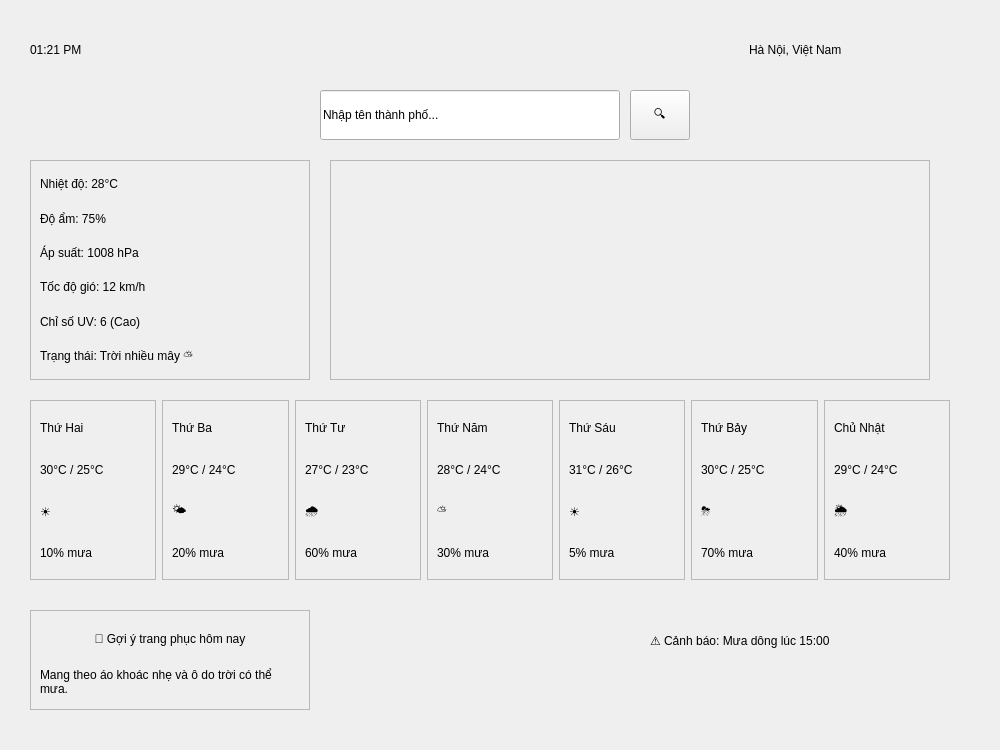
<?xml version="1.0" encoding="UTF-8"?>
<ui version="4.0">
 <class>WeatherApp</class>
 <widget class="QMainWindow" name="WeatherApp">
  <property name="geometry">
   <rect>
    <x>0</x>
    <y>0</y>
    <width>1000</width>
    <height>750</height>
   </rect>
  </property>
  <property name="windowTitle">
   <string>Dự báo thời tiết</string>
  </property>
  <property name="styleSheet">
   <string notr="true">/* 🌿 Nền màu xanh-xám nhẹ */
    QWidget {
        font-family: Arial, sans-serif;
        font-size: 14px;
        background: qlineargradient(x1:0, y1:0, x2:1, y2:1, 
                    stop:0 #E0EAFC, stop:1 #CFDEF3); /* Gradient xanh-xám nhẹ */
    }

    QLabel {
        padding: 4px;
    }

    /* 🕒 Thời gian &amp; Địa điểm - làm nổi bật hơn */
    QLabel#label_time, QLabel#label_location {
        font-size: 22px;
        font-weight: bold;
        color: #ffffff;
        background-color: rgba(0, 0, 0, 0.5); /* Nền trong suốt nhẹ */
        border-radius: 10px;
        padding: 12px;
        text-align: center;
    }

    /* 🔍 Ô tìm kiếm */
    QLineEdit#lineEdit_city_search {
        font-size: 18px;
        padding: 10px;
        border: 2px solid #4A90E2;
        border-radius: 25px;
        background-color: rgba(255, 255, 255, 0.9);
        color: #333;
    }

    /* Căn giữa placeholder */
    QLineEdit#lineEdit_city_search::placeholder {
        text-align: center;
        font-style: italic;
        color: #666;
    }

    /* 🎯 Nút tìm kiếm */
    QPushButton#btn_search {
        background-color: #4A90E2;
        color: white;
        font-size: 18px;
        font-weight: bold;
        border-radius: 25px;
        padding: 8px;
    }

    QPushButton#btn_search:hover {
        background-color: #357ABD;
    }

    /* 🌤 Khung dự báo thời tiết */
    QFrame#forecast_container {
        max-width: 920px;
        min-height: 180px;
        padding: 5px;
    }

    QFrame#forecast_container &gt; QFrame {
        min-width: 130px;
        max-width: 140px;
        min-height: 180px;
        margin: 8px;
        padding: 10px;
        background: rgba(255, 255, 255, 0.95);
        border: 2px solid #4A90E2;
        border-radius: 12px;
        text-align: center;
        box-shadow: 2px 2px 8px rgba(0, 0, 0, 0.15);
    }

    QLabel#label_day1, QLabel#label_day2, QLabel#label_day3,
    QLabel#label_day4, QLabel#label_day5, QLabel#label_day6, QLabel#label_day7 {
        font-weight: bold;
        font-size: 16px;
        text-align: center;
        color: #4A90E2;
    }

    QLabel#label_temp1, QLabel#label_temp2, QLabel#label_temp3,
    QLabel#label_temp4, QLabel#label_temp5, QLabel#label_temp6, QLabel#label_temp7 {
        font-size: 14px;
        color: #333;
    }

    QLabel#label_rain1, QLabel#label_rain2, QLabel#label_rain3,
    QLabel#label_rain4, QLabel#label_rain5, QLabel#label_rain6, QLabel#label_rain7 {
        font-size: 14px;
        font-weight: bold;
        color: #357ABD;
    }

    /* ⚠️ Cảnh báo thời tiết */
    QLabel#label_weather_alert {
        background-color: rgba(255, 102, 102, 0.9);
        padding: 12px;
        border-radius: 8px;
        font-weight: bold;
        font-size: 16px;
        color: white;
    }</string>
  </property>
  <widget class="QWidget" name="centralwidget">
   <widget class="QLabel" name="label_time">
    <property name="geometry">
     <rect>
      <x>30</x>
      <y>20</y>
      <width>180</width>
      <height>60</height>
     </rect>
    </property>
    <property name="text">
     <string>01:21 PM</string>
    </property>
   </widget>
   <widget class="QLabel" name="label_location">
    <property name="geometry">
     <rect>
      <x>749</x>
      <y>20</y>
      <width>211</width>
      <height>60</height>
     </rect>
    </property>
    <property name="text">
     <string>Hà Nội, Việt Nam</string>
    </property>
   </widget>
   <widget class="QLineEdit" name="lineEdit_city_search">
    <property name="geometry">
     <rect>
      <x>320</x>
      <y>90</y>
      <width>300</width>
      <height>50</height>
     </rect>
    </property>
    <property name="text">
     <string>Nhập tên thành phố...</string>
    </property>
   </widget>
   <widget class="QPushButton" name="btn_search">
    <property name="geometry">
     <rect>
      <x>630</x>
      <y>90</y>
      <width>60</width>
      <height>50</height>
     </rect>
    </property>
    <property name="text">
     <string>🔍</string>
    </property>
   </widget>
   <widget class="QFrame" name="frame_current_weather">
    <property name="geometry">
     <rect>
      <x>30</x>
      <y>160</y>
      <width>280</width>
      <height>220</height>
     </rect>
    </property>
    <property name="frameShape">
     <enum>QFrame::StyledPanel</enum>
    </property>
    <layout class="QVBoxLayout" name="verticalLayout_weather">
     <item>
      <widget class="QLabel" name="label_temperature">
       <property name="text">
        <string>Nhiệt độ: 28°C</string>
       </property>
      </widget>
     </item>
     <item>
      <widget class="QLabel" name="label_humidity">
       <property name="text">
        <string>Độ ẩm: 75%</string>
       </property>
      </widget>
     </item>
     <item>
      <widget class="QLabel" name="label_pressure">
       <property name="text">
        <string>Áp suất: 1008 hPa</string>
       </property>
      </widget>
     </item>
     <item>
      <widget class="QLabel" name="label_wind_speed">
       <property name="text">
        <string>Tốc độ gió: 12 km/h</string>
       </property>
      </widget>
     </item>
     <item>
      <widget class="QLabel" name="label_uv_index">
       <property name="text">
        <string>Chỉ số UV: 6 (Cao)</string>
       </property>
      </widget>
     </item>
     <item>
      <widget class="QLabel" name="label_weather_description">
       <property name="text">
        <string>Trạng thái: Trời nhiều mây ⛅</string>
       </property>
      </widget>
     </item>
    </layout>
   </widget>
   <widget class="QFrame" name="frame_chart">
    <property name="geometry">
     <rect>
      <x>330</x>
      <y>160</y>
      <width>600</width>
      <height>220</height>
     </rect>
    </property>
    <property name="frameShape">
     <enum>QFrame::StyledPanel</enum>
    </property>
   </widget>
   <widget class="QWidget" name="forecast_container">
    <property name="geometry">
     <rect>
      <x>30</x>
      <y>400</y>
      <width>920</width>
      <height>180</height>
     </rect>
    </property>
    <layout class="QHBoxLayout" name="forecast_layout">
     <item>
      <widget class="QFrame" name="frame_day1">
       <property name="frameShape">
        <enum>QFrame::StyledPanel</enum>
       </property>
       <layout class="QVBoxLayout" name="layout_day1">
        <item>
         <widget class="QLabel" name="label_day1">
          <property name="text">
           <string>Thứ Hai</string>
          </property>
         </widget>
        </item>
        <item>
         <widget class="QLabel" name="label_temp1">
          <property name="text">
           <string>30°C / 25°C</string>
          </property>
         </widget>
        </item>
        <item>
         <widget class="QLabel" name="label_icon1">
          <property name="text">
           <string>☀️</string>
          </property>
         </widget>
        </item>
        <item>
         <widget class="QLabel" name="label_rain1">
          <property name="text">
           <string>10% mưa</string>
          </property>
         </widget>
        </item>
       </layout>
      </widget>
     </item>
     <item>
      <widget class="QFrame" name="frame_day2">
       <property name="frameShape">
        <enum>QFrame::StyledPanel</enum>
       </property>
       <layout class="QVBoxLayout" name="layout_day2">
        <item>
         <widget class="QLabel" name="label_day2">
          <property name="text">
           <string>Thứ Ba</string>
          </property>
         </widget>
        </item>
        <item>
         <widget class="QLabel" name="label_temp2">
          <property name="text">
           <string>29°C / 24°C</string>
          </property>
         </widget>
        </item>
        <item>
         <widget class="QLabel" name="label_icon2">
          <property name="text">
           <string>🌤</string>
          </property>
         </widget>
        </item>
        <item>
         <widget class="QLabel" name="label_rain2">
          <property name="text">
           <string>20% mưa</string>
          </property>
         </widget>
        </item>
       </layout>
      </widget>
     </item>
     <item>
      <widget class="QFrame" name="frame_day3">
       <property name="frameShape">
        <enum>QFrame::StyledPanel</enum>
       </property>
       <layout class="QVBoxLayout" name="layout_day3">
        <item>
         <widget class="QLabel" name="label_day3">
          <property name="text">
           <string>Thứ Tư</string>
          </property>
         </widget>
        </item>
        <item>
         <widget class="QLabel" name="label_temp3">
          <property name="text">
           <string>27°C / 23°C</string>
          </property>
         </widget>
        </item>
        <item>
         <widget class="QLabel" name="label_icon3">
          <property name="text">
           <string>🌧</string>
          </property>
         </widget>
        </item>
        <item>
         <widget class="QLabel" name="label_rain3">
          <property name="text">
           <string>60% mưa</string>
          </property>
         </widget>
        </item>
       </layout>
      </widget>
     </item>
     <item>
      <widget class="QFrame" name="frame_day4">
       <property name="frameShape">
        <enum>QFrame::StyledPanel</enum>
       </property>
       <layout class="QVBoxLayout" name="layout_day4">
        <item>
         <widget class="QLabel" name="label_day4">
          <property name="text">
           <string>Thứ Năm</string>
          </property>
         </widget>
        </item>
        <item>
         <widget class="QLabel" name="label_temp4">
          <property name="text">
           <string>28°C / 24°C</string>
          </property>
         </widget>
        </item>
        <item>
         <widget class="QLabel" name="label_icon4">
          <property name="text">
           <string>⛅</string>
          </property>
         </widget>
        </item>
        <item>
         <widget class="QLabel" name="label_rain4">
          <property name="text">
           <string>30% mưa</string>
          </property>
         </widget>
        </item>
       </layout>
      </widget>
     </item>
     <item>
      <widget class="QFrame" name="frame_day5">
       <property name="frameShape">
        <enum>QFrame::StyledPanel</enum>
       </property>
       <layout class="QVBoxLayout" name="layout_day5">
        <item>
         <widget class="QLabel" name="label_day5">
          <property name="text">
           <string>Thứ Sáu</string>
          </property>
         </widget>
        </item>
        <item>
         <widget class="QLabel" name="label_temp5">
          <property name="text">
           <string>31°C / 26°C</string>
          </property>
         </widget>
        </item>
        <item>
         <widget class="QLabel" name="label_icon5">
          <property name="text">
           <string>☀️</string>
          </property>
         </widget>
        </item>
        <item>
         <widget class="QLabel" name="label_rain5">
          <property name="text">
           <string>5% mưa</string>
          </property>
         </widget>
        </item>
       </layout>
      </widget>
     </item>
     <item>
      <widget class="QFrame" name="frame_day6">
       <property name="frameShape">
        <enum>QFrame::StyledPanel</enum>
       </property>
       <layout class="QVBoxLayout" name="layout_day6">
        <item>
         <widget class="QLabel" name="label_day6">
          <property name="text">
           <string>Thứ Bảy</string>
          </property>
         </widget>
        </item>
        <item>
         <widget class="QLabel" name="label_temp6">
          <property name="text">
           <string>30°C / 25°C</string>
          </property>
         </widget>
        </item>
        <item>
         <widget class="QLabel" name="label_icon6">
          <property name="text">
           <string>⛈</string>
          </property>
         </widget>
        </item>
        <item>
         <widget class="QLabel" name="label_rain6">
          <property name="text">
           <string>70% mưa</string>
          </property>
         </widget>
        </item>
       </layout>
      </widget>
     </item>
     <item>
      <widget class="QFrame" name="frame_day7">
       <property name="frameShape">
        <enum>QFrame::StyledPanel</enum>
       </property>
       <layout class="QVBoxLayout" name="layout_day7">
        <item>
         <widget class="QLabel" name="label_day7">
          <property name="text">
           <string>Chủ Nhật</string>
          </property>
         </widget>
        </item>
        <item>
         <widget class="QLabel" name="label_temp7">
          <property name="text">
           <string>29°C / 24°C</string>
          </property>
         </widget>
        </item>
        <item>
         <widget class="QLabel" name="label_icon7">
          <property name="text">
           <string>🌦</string>
          </property>
         </widget>
        </item>
        <item>
         <widget class="QLabel" name="label_rain7">
          <property name="text">
           <string>40% mưa</string>
          </property>
         </widget>
        </item>
       </layout>
      </widget>
     </item>
    </layout>
   </widget>
   <widget class="QLabel" name="label_weather_alert">
    <property name="geometry">
     <rect>
      <x>650</x>
      <y>600</y>
      <width>280</width>
      <height>80</height>
     </rect>
    </property>
    <property name="text">
     <string>⚠️ Cảnh báo: Mưa dông lúc 15:00</string>
    </property>
   </widget>
   <widget class="QFrame" name="frame_clothing_suggestion">
    <property name="geometry">
     <rect>
      <x>30</x>
      <y>610</y>
      <width>280</width>
      <height>100</height>
     </rect>
    </property>
    <property name="frameShape">
     <enum>QFrame::StyledPanel</enum>
    </property>
    <layout class="QVBoxLayout" name="layout_clothing">
     <item>
      <widget class="QLabel" name="label_clothing_title">
       <property name="text">
        <string>👕 Gợi ý trang phục hôm nay</string>
       </property>
       <property name="alignment">
        <set>Qt::AlignCenter</set>
       </property>
      </widget>
     </item>
     <item>
      <widget class="QLabel" name="label_clothing_suggestion">
       <property name="text">
        <string>Mang theo áo khoác nhẹ và ô do trời có thể mưa.</string>
       </property>
       <property name="wordWrap">
        <bool>true</bool>
       </property>
      </widget>
     </item>
    </layout>
   </widget>
  </widget>
 </widget>
 <resources/>
 <connections/>
</ui>
